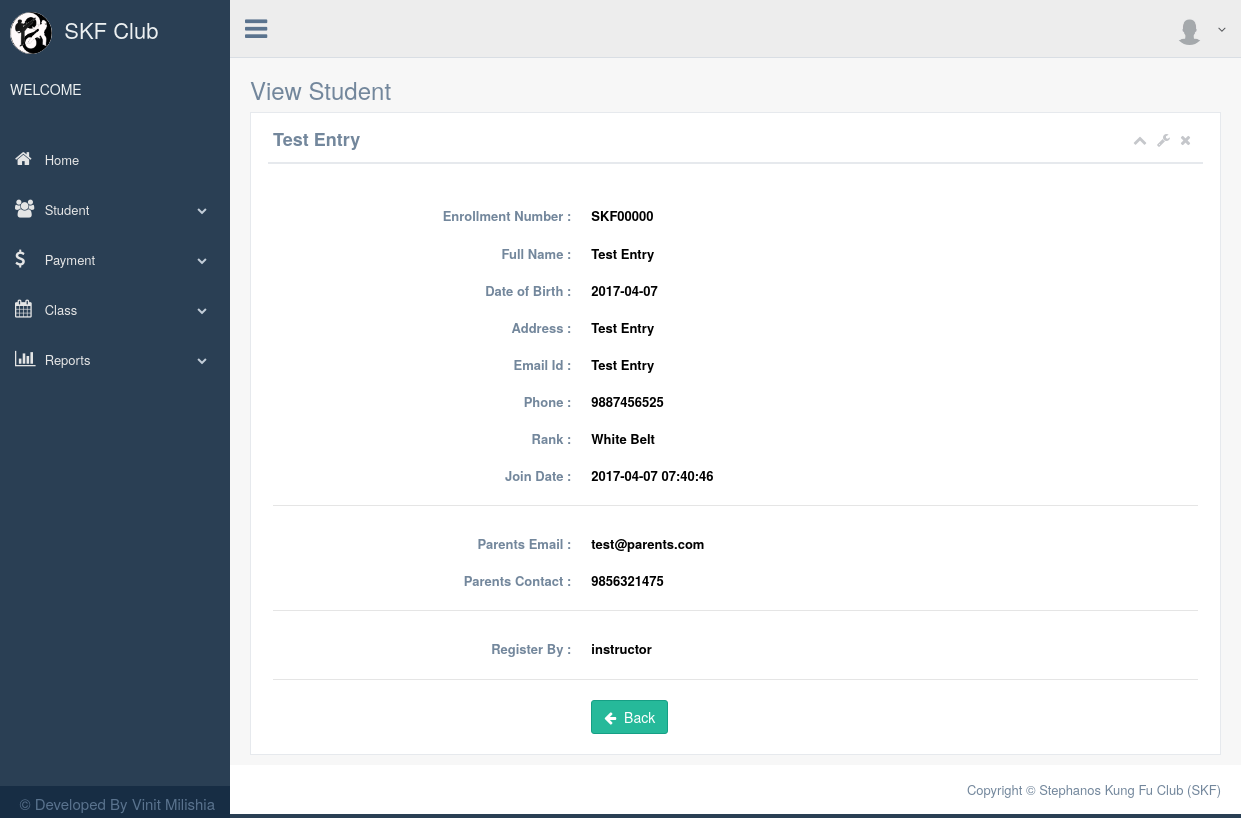
The page /view_student.php?page=view_student&sid=1 on the database its author committed.
### tables this page shows
CREATE TABLE `student` (
  `stud_id` int(10) NOT NULL,
  `stud_enroll_num` varchar(255) NOT NULL,
  `stud_name` varchar(255) NOT NULL,
  `stud_address` longtext NOT NULL,
  `stud_email` varchar(255) NOT NULL,
  `stud_dob` date NOT NULL,
  `stud_mobile` varchar(255) NOT NULL,
  `stud_join_date` timestamp NOT NULL DEFAULT CURRENT_TIMESTAMP,
  `stud_status` varchar(255) NOT NULL DEFAULT 'active',
  `stud_parents_id` int(10) DEFAULT NULL,
  `stud_rank_id` int(10) NOT NULL,
  `stud_user_id` int(10) NOT NULL COMMENT 'student added by'
);

CREATE TABLE `rank` (
  `rank_id` int(10) NOT NULL,
  `rank_belt_color` varchar(255) NOT NULL,
  `rank_requirement` longtext NOT NULL,
  `rank_status` varchar(255) NOT NULL DEFAULT 'active'
);

CREATE TABLE `parents` (
  `parents_id` int(10) NOT NULL,
  `parents_email` varchar(255) DEFAULT NULL,
  `parents_mobile` varchar(255) DEFAULT NULL,
  `parents_status` varchar(255) NOT NULL DEFAULT 'active'
);

CREATE TABLE `user` (
  `user_id` int(10) NOT NULL,
  `user_type` varchar(255) NOT NULL COMMENT 'admin or instructor',
  `user_name` varchar(255) NOT NULL,
  `user_password` varchar(255) NOT NULL,
  `user_status` varchar(255) NOT NULL DEFAULT 'active'
);

### connection.php (called while the page is built, shortened)
<?php
class connection1
{
	function getdata($query)
	{
		$this->sql = $query;
		$this->res = mysql_query($this->sql);
	}
}
?>

### view_student.php (the view, shortened to what this page needs)
<?php
include './connection.php';
include './header.php';
include './sidemenu.php';
include './navbar_top.php';
$sid= $_GET['sid']
?>
<?php
$c1=new connection1();
$c1->connect();
$c1->sql="select student.*,rank.rank_belt_color,parents.*,user.user_type,user.user_name from student inner join rank on student.stud_rank_id=rank.rank_id inner JOIN parents on student.stud_parents_id=parents.parents_id inner join user on student.stud_user_id=user.user_id WHERE student.stud_id='".$sid."'";
$c1->getdata($c1->sql);
while($row=mysql_fetch_array($c1->res))
{
  $stud_erno=$row['stud_enroll_num'];
  $stud_name=$row['stud_name'];
  $stud_address=$row['stud_address'];
  $stud_email=$row['stud_email'];
  $stud_dob=$row['stud_dob'];
  $stud_mobile=$row['stud_mobile'];
  $stud_joindate=$row['stud_join_date'];
  $stud_rank=$row['rank_belt_color'];
  $parents_email=$row['parents_email'];
  $parents_mobile=$row['parents_mobile'];
  $register_by=$row['user_type'];
}
?>
        <div class="right_col" role="main">
          <div class="">
            <div class="page-title">
              <div class="title_left">
                <h3>View Student</h3>
              </div>
            </div>
            <div class="clearfix"></div>
            <div class="row">
              <div class="col-md-12 col-sm-12 col-xs-12">
                <div class="x_panel">
                  <div class="x_title">
                      <h2><b><?php echo $stud_name; ?></b></h2>
                    <ul class="nav navbar-right panel_toolbox">
                      <li><a class="collapse-link"><i class="fa fa-chevron-up"></i></a>
                      </li>
                      <li class="dropdown">
                        <a href="#" class="dropdown-toggle" data-toggle="dropdown" role="button" aria-expanded="false"><i class="fa fa-wrench"></i></a>
                      </li>
                      <li><a class="close-link"><i class="fa fa-close"></i></a>
                      </li>
                    </ul>
                    <div class="clearfix"></div>
                  </div>
                     <div class="x_content">
                    <br>
                    <form class="form-horizontal form-label-left">
                      <div class="form-group">
                        <label class="control-label col-md-4 col-sm-4 col-xs-12">Enrollment Number : </label>
                        <div class="col-md-6 col-sm-6 col-xs-12">
                            <label class="control-label" style="color:black"><?php echo $stud_erno; ?></label>
                        </div>
                      </div>
                      <div class="form-group">
                        <label class="control-label col-md-4 col-sm-4 col-xs-12">Full Name : </label>
                        <div class="col-md-6 col-sm-6 col-xs-12">
                          <label class="control-label" style="color:black"><?php echo $stud_name; ?></label>
                        </div>
                      </div>
                      <div class="form-group">
                        <label class="control-label col-md-4 col-sm-4 col-xs-12">Date of Birth : </label>
                        <div class="col-md-6 col-sm-6 col-xs-12">
                          <label class="control-label" style="color:black"><?php echo $stud_dob; ?></label>
                        </div>
                      </div>
                      <div class="form-group">
                        <label class="control-label col-md-4 col-sm-4 col-xs-12">Address : </label>
                        <div class="col-md-6 col-sm-6 col-xs-12">
                          <label class="control-label" style="color:black"><?php echo $stud_address; ?></label>
                        </div>
                      </div>
                      <div class="form-group">
                        <label class="control-label col-md-4 col-sm-4 col-xs-12">Email Id : </label>
                        <div class="col-md-6 col-sm-6 col-xs-12">
                          <label class="control-label" style="color:black"><?php echo $stud_email; ?></label>
                        </div>
                      </div>
                      <div class="form-group">
                        <label class="control-label col-md-4 col-sm-4 col-xs-12">Phone : </label>
                        <div class="col-md-6 col-sm-6 col-xs-12">
                          <label class="control-label" style="color:black"><?php echo $stud_mobile; ?></label>
                        </div>
                      </div>
                      <div class="form-group">
                        <label class="control-label col-md-4 col-sm-4 col-xs-12">Rank : </label>
                        <div class="col-md-6 col-sm-6 col-xs-12">
                          <label class="control-label" style="color:black"><?php echo $stud_rank; ?></label>
                        </div>
                      </div>
                      <div class="form-group">
                        <label class="control-label col-md-4 col-sm-4 col-xs-12">Join Date : </label>
                        <div class="col-md-6 col-sm-6 col-xs-12">
                          <label class="control-label" style="color:black"><?php echo $stud_joindate; ?></label>
                        </div>
                      </div>
                      <div class="ln_solid"></div>
                      <div class="form-group">
                        <label class="control-label col-md-4 col-sm-4 col-xs-12">Parents Email : </label>
                        <div class="col-md-6 col-sm-6 col-xs-12">
                          <label class="control-label" style="color:black"><?php echo $parents_email; ?></label>
                        </div>
                      </div>
                      <div class="form-group">
                        <label class="control-label col-md-4 col-sm-4 col-xs-12">Parents Contact : </label>
                        <div class="col-md-6 col-sm-6 col-xs-12">
                          <label class="control-label" style="color:black"><?php echo $parents_mobile; ?></label>
                        </div>
                      </div>
                      <div class="ln_solid"></div>
                      <div class="form-group">
                        <label class="control-label col-md-4 col-sm-4 col-xs-12">Register By : </label>
                        <div class="col-md-6 col-sm-6 col-xs-12">
                          <label class="control-label" style="color:black"><?php echo $register_by; ?></label>
                        </div>
                      </div>
                      <div class="ln_solid"></div>
                      <div class="form-group">
                        <div class="col-md-9 col-sm-9 col-xs-12 col-md-offset-4">
                            <a class="btn btn-success" href="manage_students.php"><i class="fa fa-arrow-left"></i>&nbsp; Back</a>
                        </div>
                      </div>
                    </form>
                  </div>
                </div>
              </div>
            </div>
          </div>
        </div>
<?php
include './footer.php';
include './jscript.php';
?>

### rows shown on the page
student: stud_name "Test Entry", stud_enroll_num "SKF00000", stud_dob "2017-04-07", stud_address "Test Entry", stud_email "Test Entry", stud_mobile "9887456525", stud_rank.rank_belt_color "White Belt", stud_join_date "2017-04-07 07:40:46", stud_parents.parents_email "test@parents.com", stud_parents.parents_mobile "9856321475", stud_user.user_type "instructor"
